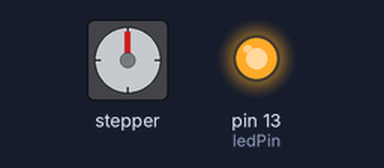
Bench run of a sketch on a simulated Arduino Uno, built with avr-gcc and run on an emulated ATmega328P. On the bench: stepper motor, output pins drawn as LEDs (lit = HIGH). Wiring (inferred from the names in the program): stepper motor driver (200 steps per turn assumed): step A1; direction pin 3. Pins used as bus, display or sensor lines are not drawn.

Above: at 0.05 s.
At 5.25 s:
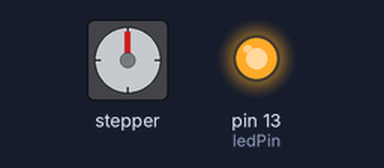
At 10.45 s:
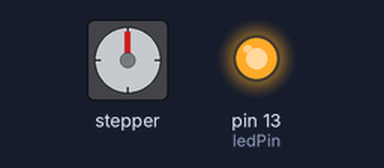
At 20.95 s:
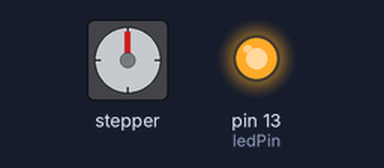
Timing chart, 0 to 27.4 s (numbered marks = the images above):
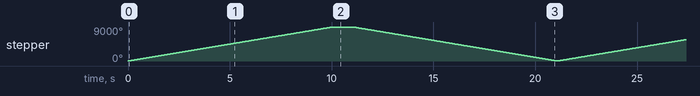

Measured:
- by itself, stepper: turns 9000° clockwise in 10.0 s, then 8999° counter-clockwise in 10.0 s, repeating every 21.1 s

The sketch:

stepper_oneStepAtATime1.ino
```cpp
// testing a stepper motor with a Pololu A4988 driver board or equivalent
// on an Uno the onboard led will flash with each step
// this version uses delay() to manage timing

byte directionPin = 3;
byte stepPin = A1;
int numberOfSteps = 5000;
byte ledPin = 13;
int pulseWidthMicros = 1000;  // microseconds
int millisbetweenSteps = 10; // milliseconds - or try 1000 for slower steps


void setup() {
  digitalWrite(ledPin, HIGH);
  pinMode(directionPin, OUTPUT);
  pinMode(stepPin, OUTPUT);
  pinMode(ledPin, OUTPUT);
}

void loop() {
 digitalWrite(directionPin, HIGH);
  for(int n = 0; n < numberOfSteps; n++) {
    digitalWrite(stepPin, HIGH);
    delayMicroseconds(pulseWidthMicros); // this line is probably unnecessary
    digitalWrite(stepPin, LOW);
    delayMicroseconds(pulseWidthMicros); // this line is probably unnecessary
  }
  delay(1000);
  digitalWrite(directionPin, LOW);
  for(int n = 0; n < numberOfSteps; n++) {
    digitalWrite(stepPin, HIGH);
    delayMicroseconds(pulseWidthMicros); // probably not needed
    digitalWrite(stepPin, LOW);
    delayMicroseconds(pulseWidthMicros); // this line is probably unnecessary
  }
}
```
